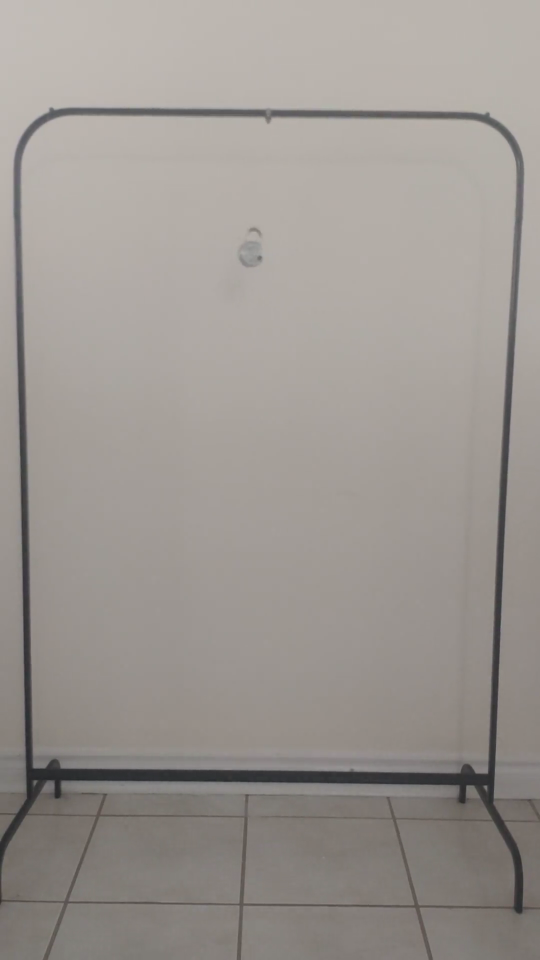
#> input picture frame 182 of phy180-pendulum-lab/videos/20.mp4, 1080 x 1920 px, given in place of 80.mp4, which was not available (shown at 1/2 size)
$ python track_motion.py
#> lines starting #> are read from the running program, lines starting #| are printed output that depends on the picture; after the words box and inside, x2 and y2 are one past the last pixel; in counts of white or black regions, pixels touching at a corner belong together; pictures that were not available may be replaced by others from this repository, and a replacement may not be noted
# Tracking motion from the video and generating
# the UV of the object related to the frame

import cv2
import numpy as np
import math
import os


SHAPE = [400, 600]


# Detect frame

def get_line(image, shape):
    """Get two horitontal or vertical lines
        (40, 1): horizontal
        (1, 40): vertical
        Reference: https://stackoverflow.com/questions/7227074/horizontal-line-detection-with-opencv
    """
    thresh = cv2.adaptiveThreshold(image, 255, cv2.ADAPTIVE_THRESH_GAUSSIAN_C, cv2.THRESH_BINARY_INV, 51, 9)
    kernel = cv2.getStructuringElement(cv2.MORPH_RECT, shape)
    detect = cv2.morphologyEx(thresh, cv2.MORPH_OPEN, kernel, iterations=2)
    cont = cv2.findContours(detect, cv2.RETR_EXTERNAL, cv2.CHAIN_APPROX_SIMPLE)
    cont = cont[0] if len(cont) == 2 else cont[1]
    def center(ps):
        return np.mean(ps, axis=1)[0]
    def loss(ps):
        dx = np.ptp(ps[:,0,0])
        dy = np.ptp(ps[:,0,1])
        mean = center(ps)
        lmean = np.linalg.norm(mean-[0.5*SHAPE[0],0.5*SHAPE[1]])
        return 1./dy+lmean
    if shape[0] > shape[1]:  # horizontal
        x1 = [c for c in cont if center(c)[1] < 0.4*SHAPE[1]]
        x2 = [c for c in cont if center(c)[1] > 0.6*SHAPE[1]]
        return [
            min(x1, key=lambda x: loss(x)),
            min(x2, key=lambda x: loss(x))
        ]
    else:  # vertical
        x1 = [c for c in cont if center(c)[0] < 0.4*SHAPE[0]]
        x2 = [c for c in cont if center(c)[0] > 0.6*SHAPE[0]]
        return [
            min(x1, key=lambda x: loss(x)),
            min(x2, key=lambda x: loss(x))
        ]


def linreg_ortho(contour):
    """Fit contour to a straight line with equation ax+by=c
        Returns a, b, c
        Reference: https://www.desmos.com/calculator/cs4faizltl
    """
    n = len(contour)
    x = contour[:, 0, 0]
    y = contour[:, 0, 1]
    m = n * sum(x*y) - sum(x)*sum(y)
    k = (n*sum(x**2) - n*sum(y**2) + sum(y)**2 - sum(x)**2) / m
    a = k - np.sign(m) * math.hypot(k, 2)
    b = 2
    c = (a*sum(x)+b*sum(y))/n
    m = 1.0 / math.hypot(a, b)
    return m*a, m*b, m*c


def line_intersect(a1, b1, c1, a2, b2, c2):
    """solve the linear system
        a1 x + b1 y = c1
        a2 x + b2 y = c2
    """
    m = np.array([[a1, b1], [a2, b2]], dtype=np.float64)
    b = np.array([c1, c2], dtype=np.float64)
    return np.linalg.inv(m).dot(b)


def get_frame(image):
    """Get the coordinates of vertices of the quadrilateral frame
        Returns a list of 4 points clockwise starting from the top left
    """
    hor = get_line(image, (40, 1))
    ver = get_line(image, (1, 40))
    #cv2.polylines(image, hor+ver, True, (0, 0, 0), 2)
    #cv2.imshow('Frame',image);cv2.waitKey(0)
    pnts = []
    for ch in hor:
        for cv in ver:
            p = line_intersect(*linreg_ortho(ch), *linreg_ortho(cv))
            pnts.append(p)
    pnts.sort(key=lambda p: math.atan2(p[1]-0.5*SHAPE[1], p[0]-0.5*SHAPE[0]))
    return np.array(pnts, dtype=np.float64)


def clip_frame(image, pnts_frame):
    """Clip the image based on the frame
        Reference: https://answers.opencv.org/question/231798/how-to-do-a-perspective-transformation-of-an-image-which-is-missing-corners-using-opencv-java/
    """
    pnts_dist = np.array([
        [0, 0],
        [SHAPE[0], 0],
        [SHAPE[0], SHAPE[1]],
        [0, SHAPE[1]]
    ])
    h, status = cv2.findHomography(pnts_frame, pnts_dist)
    image = cv2.warpPerspective(image, h, SHAPE)
    return image


# Detect object

def get_object_pos(image):
    thresh = cv2.adaptiveThreshold(image, 255, cv2.ADAPTIVE_THRESH_GAUSSIAN_C, cv2.THRESH_BINARY_INV, 51, 9)
    cont = cv2.findContours(thresh, cv2.RETR_EXTERNAL, cv2.CHAIN_APPROX_SIMPLE)
    cont = cont[0] if len(cont) == 2 else cont[1]
    def loss(ps):
        dx = np.ptp(ps[:,0,0])
        dy = np.ptp(ps[:,0,1])
        area = cv2.contourArea(ps)
        square = abs(dx-dy) / (math.sqrt(dx*dy)+1)
        size = abs(math.sqrt(area)-SHAPE[0]*0.04)
        return square + size
    cont = sorted(list(cont), key=lambda x: loss(x))[0]
    return np.mean(cont, axis=0)[0]


def get_obj_pos_main(frame):
    image = cv2.cvtColor(frame, cv2.COLOR_BGR2GRAY)
    pnts = get_frame(image)
    clipped = clip_frame(image, pnts)
    objpos = get_object_pos(clipped)
    return objpos/SHAPE


# Video

def track_video(filename):
#> called with filename = 'videos/80.mp4'
    cap = cv2.VideoCapture(filename)

    points = []

    fps = cap.get(cv2.CAP_PROP_FPS)
    dt = 1.0 / fps  # 1/120
    skip = max(fps//30, 1)

    framei = 0
    while cap.isOpened():
        flag, frame = cap.read()
#> frame is the input picture: shape (1920, 1080, 3); mean B, G, R 145.6, 150.5, 156.1
        if not flag:
            break
        framei += 1
        if (framei-1) % skip != 0:
            continue
        if (framei//skip) % 100 == 0:
            print(framei//skip)
        t = framei * dt

        try:
            frame = cv2.resize(frame, SHAPE)
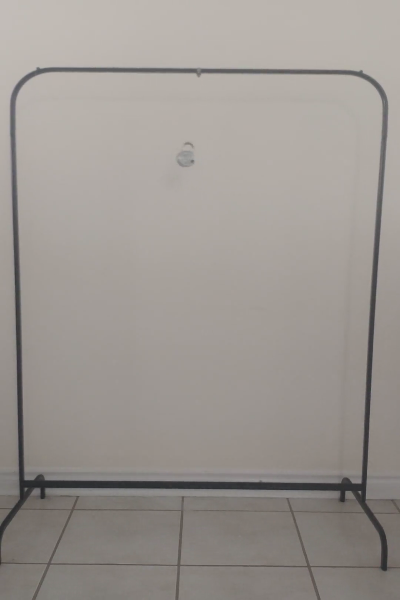
#> frame: shape (600, 400, 3); mean B, G, R 145.6, 150.5, 156.1
            pos = get_obj_pos_main(frame)
#> in get_line, `thresh = cv2.adaptiveThreshold(image, 255, cv2.ADAPTIVE_THRESH_GAUSSIA..`:
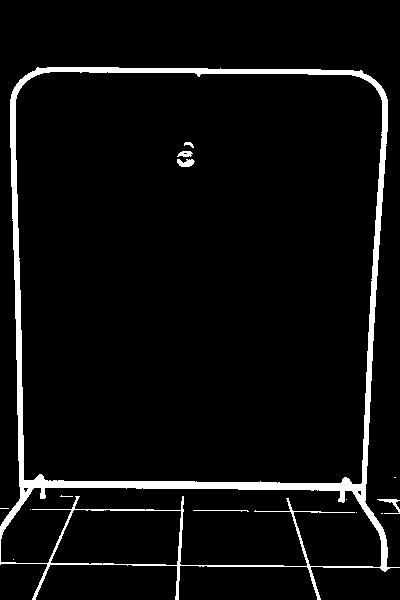
#> thresh: shape (600, 400); 5.2% white; 14 white regions (8 under 20 px), largest, box (x1, y1, x2, y2) and area: (0, 67, 400, 600) 12085, (377, 499, 400, 514) 104, (177, 159, 195, 167) 101, (177, 151, 193, 157) 68, (193, 510, 249, 512) 58, (184, 142, 194, 148) 32
#> in get_line, `detect = cv2.morphologyEx(thresh, cv2.MORPH_OPEN, kernel, iterations=2)`:
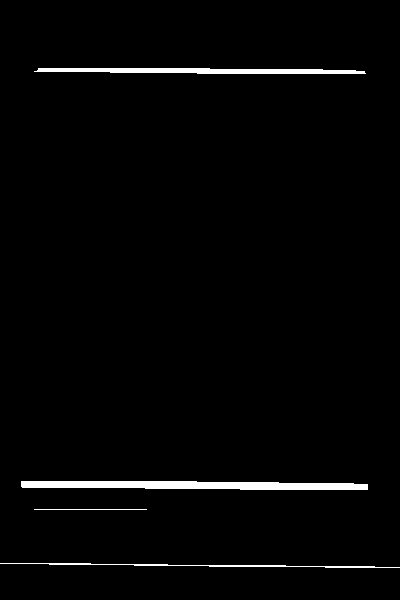
#> detect: shape (600, 400); 2% white; 4 white regions
#> in get_line, `cont = cv2.findContours(detect, cv2.RETR_EXTERNAL, cv2.CHAIN_APPROX_SI..`: cont = 4 contours, 1 with area under 20; largest, box (x1, y1, x2, y2) and area: (21, 481, 368, 490) 2153, (34, 68, 366, 74) 1198, (0, 563, 400, 568) 203
#> in get_line, `x1 = [c for c in cont if center(c)[1] < 0.4*SHAPE[1]]`: x1 = 1 contour; box (x1, y1, x2, y2) and area: (34, 68, 366, 74) 1198
#> in get_line, `x2 = [c for c in cont if center(c)[1] > 0.6*SHAPE[1]]`: x2 = 3 contours, 1 with area under 20; largest, box (x1, y1, x2, y2) and area: (21, 481, 368, 490) 2153, (0, 563, 400, 568) 203
#> in get_frame, `hor = get_line(image, (40, 1))`: hor = 2 contours; box (x1, y1, x2, y2) and area: (21, 481, 368, 490) 2153, (34, 68, 366, 74) 1198
#> call 2 of get_line, with shape = (1, 40)
#> in get_line (call 2), `detect = cv2.morphologyEx(thresh, cv2.MORPH_OPEN, kernel, iterations=2)`:
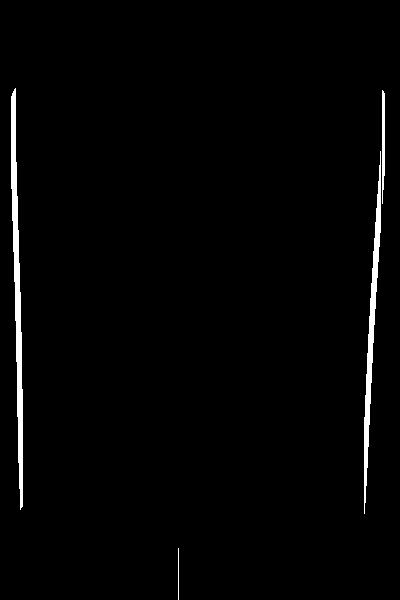
#> detect: shape (600, 400); 1.7% white; 4 white regions
#> in get_line (call 2), `cont = cv2.findContours(detect, cv2.RETR_EXTERNAL, cv2.CHAIN_APPROX_SI..`: cont = 4 contours, 1 with area under 20; largest, box (x1, y1, x2, y2) and area: (11, 88, 23, 510) 1778, (364, 151, 381, 514) 1271, (382, 90, 385, 204) 182
#> in get_line (call 2), `x1 = [c for c in cont if center(c)[0] < 0.4*SHAPE[0]]`: x1 = 1 contour; box (x1, y1, x2, y2) and area: (11, 88, 23, 510) 1778
#> in get_line (call 2), `x2 = [c for c in cont if center(c)[0] > 0.6*SHAPE[0]]`: x2 = 2 contours; box (x1, y1, x2, y2) and area: (364, 151, 381, 514) 1271, (382, 90, 385, 204) 182
#> in get_frame, `ver = get_line(image, (1, 40))`: ver = 2 contours; box (x1, y1, x2, y2) and area: (11, 88, 23, 510) 1778, (364, 151, 381, 514) 1271
#> the loop in get_frame, `for ch in hor:` made 2 passes
#> after the loop in get_frame, `for ch in hor:`: pnts = [[12.63, 70.07], [383.4, 71.03], [20.09, 485.1], [364.5, 484.8]]
#> in get_obj_pos_main, `pnts = get_frame(image)`: pnts = [[12.63, 70.07], [383.4, 71.03], [364.5, 484.8], [20.09, 485.1]]
#> in clip_frame, `h, status = cv2.findHomography(pnts_frame, pnts_dist)`: h = [[1.06, -0.0191, -12.09], [-0.00345, 1.33, -92.93], [-7.18e-06, -0.000169, 1]]; status = [1, 1, 1, 1]
#> in clip_frame, `image = cv2.warpPerspective(image, h, SHAPE)`:
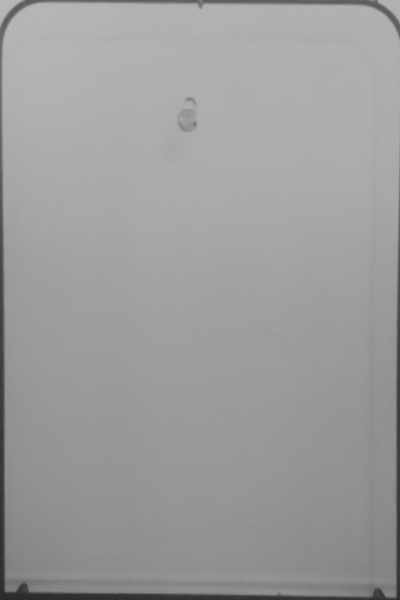
#> image: shape (600, 400); min 41, max 184, mean 156.8
#> in get_object_pos, `thresh = cv2.adaptiveThreshold(image, 255, cv2.ADAPTIVE_THRESH_GAUSSIA..`:
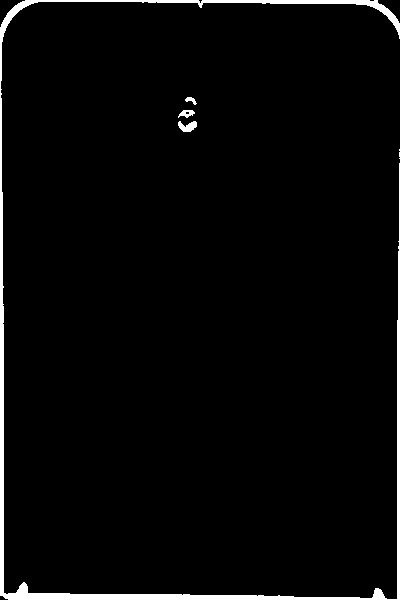
#> thresh: shape (600, 400); 2.9% white; 7 white regions (3 under 20 px)
#> in get_object_pos, `cont = cv2.findContours(thresh, cv2.RETR_EXTERNAL, cv2.CHAIN_APPROX_SI..`: cont = 7 contours, 3 with area under 20; largest, box (x1, y1, x2, y2) and area: (0, 0, 400, 600) 4786, (178, 121, 197, 132) 112, (178, 110, 195, 118) 68, (185, 97, 197, 105) 34
#> in get_object_pos, `cont = sorted(list(cont), key=lambda x: loss(x))[0]`: cont = contour of 26 points, box (x1, y1, x2, y2) (178, 121, 197, 132), area 112
#> in get_obj_pos_main, `objpos = get_object_pos(clipped)`: objpos = [187.7, 125]
#> pos = [0.469, 0.208]
            points.append((t, pos[0], pos[1]))
        except:
            pass
        #print('('+','.join(["{:.3f}".format(x) for x in pos]),end='),')

        if False:  # debug
            image = cv2.cvtColor(frame, cv2.COLOR_BGR2GRAY)
            pnts = get_frame(image)
            clipped = clip_frame(image, pnts)
            objpos = get_object_pos(clipped)
            cv2.circle(clipped, objpos.astype(np.int32), SHAPE[0]//25, (0, 0, 0), 2)
            cv2.imshow('Frame',clipped)
            cv2.waitKey(0)
            #break

        #if framei//skip > 100: break

    cap.release()
    return points


lengths = [80, 70, 60, 50, 40, 30, 20]
for l in lengths:
    print(l)
    data = track_video(f'videos/{l}.mp4')
    with open(f'csv/uvt-{l}.csv', 'w') as fp:
        for p in data:
            print(','.join(map(str, p)), file=fp)

$ run again, starting later in the video
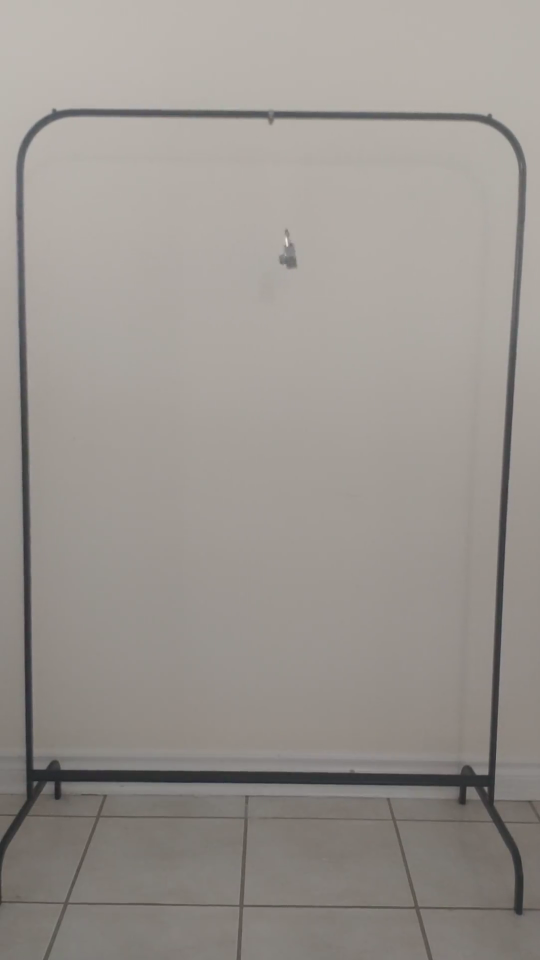
#> input picture frame 820 of phy180-pendulum-lab/videos/20.mp4, 1080 x 1920 px, given in place of 80.mp4, which was not available (shown at 1/2 size)
#> in track_video, frame is the input picture: shape (1920, 1080, 3); mean B, G, R 143.4, 148.6, 154
#> frame: shape (600, 400, 3)
#> detect: shape (600, 400); 2% white; 4 white regions
#> in get_line, `cont = cv2.findContours(detect, cv2.RETR_EXTERNAL, cv2.CHAIN_APPROX_SI..`: cont = 4 contours, 1 with area under 20; largest, box (x1, y1, x2, y2) and area: (21, 481, 369, 491) 2220, (36, 68, 368, 75) 1292, (9, 564, 400, 569) 196
#> in get_line, `x1 = [c for c in cont if center(c)[1] < 0.4*SHAPE[1]]`: x1 = 1 contour; box (x1, y1, x2, y2) and area: (36, 68, 368, 75) 1292
#> in get_line, `x2 = [c for c in cont if center(c)[1] > 0.6*SHAPE[1]]`: x2 = 3 contours, 1 with area under 20; largest, box (x1, y1, x2, y2) and area: (21, 481, 369, 491) 2220, (9, 564, 400, 569) 196
#> hor = 2 contours; box (x1, y1, x2, y2) and area: (21, 481, 369, 491) 2220, (36, 68, 368, 75) 1292
#> in get_line (call 2), `detect = cv2.morphologyEx(thresh, cv2.MORPH_OPEN, kernel, iterations=2)`:
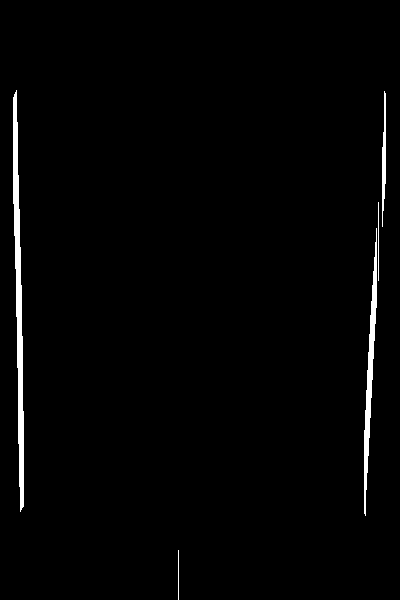
#> detect: shape (600, 400); 1.6% white; 5 white regions
#> in get_line (call 2), `cont = cv2.findContours(detect, cv2.RETR_EXTERNAL, cv2.CHAIN_APPROX_SI..`: cont = 5 contours, 2 with area under 20; largest, box (x1, y1, x2, y2) and area: (13, 90, 24, 512) 1782, (364, 228, 377, 516) 942, (382, 91, 386, 227) 222
#> in get_line (call 2), `x1 = [c for c in cont if center(c)[0] < 0.4*SHAPE[0]]`: x1 = 1 contour; box (x1, y1, x2, y2) and area: (13, 90, 24, 512) 1782
#> in get_line (call 2), `x2 = [c for c in cont if center(c)[0] > 0.6*SHAPE[0]]`: x2 = 3 contours, 1 with area under 20; largest, box (x1, y1, x2, y2) and area: (364, 228, 377, 516) 942, (382, 91, 386, 227) 222
#> ver = 2 contours; box (x1, y1, x2, y2) and area: (13, 90, 24, 512) 1782, (364, 228, 377, 516) 942
#> the loop in get_frame, `for ch in hor:` made 2 passes
#> after the loop in get_frame, `for ch in hor:`: pnts = [[14.75, 70.14], [381.7, 72.02], [20.63, 484.8], [365.4, 486.3]]
#> in get_obj_pos_main, `pnts = get_frame(image)`: pnts = [[14.75, 70.14], [381.7, 72.02], [365.4, 486.3], [20.63, 484.8]]
#> h = [[1.08, -0.0153, -14.83], [-0.0069, 1.35, -94.25], [-1.62e-06, -0.000145, 1]]; status = [1, 1, 1, 1]
#> in get_object_pos, `thresh = cv2.adaptiveThreshold(image, 255, cv2.ADAPTIVE_THRESH_GAUSSIA..`:
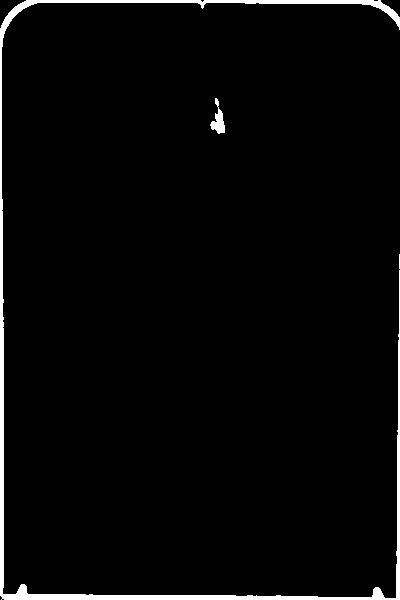
#> thresh: shape (600, 400); 2.7% white; 3 white regions (1 under 20 px)
#> in get_object_pos, `cont = cv2.findContours(thresh, cv2.RETR_EXTERNAL, cv2.CHAIN_APPROX_SI..`: cont = 3 contours, 1 with area under 20; largest, box (x1, y1, x2, y2) and area: (0, 0, 400, 600) 4610, (210, 98, 225, 134) 202
#> in get_object_pos, `cont = sorted(list(cont), key=lambda x: loss(x))[0]`: cont = contour of 47 points, box (x1, y1, x2, y2) (210, 98, 225, 134), area 202
#> objpos = [216.6, 117.3]
#> pos = [0.542, 0.196]

$ run again, starting later in the video
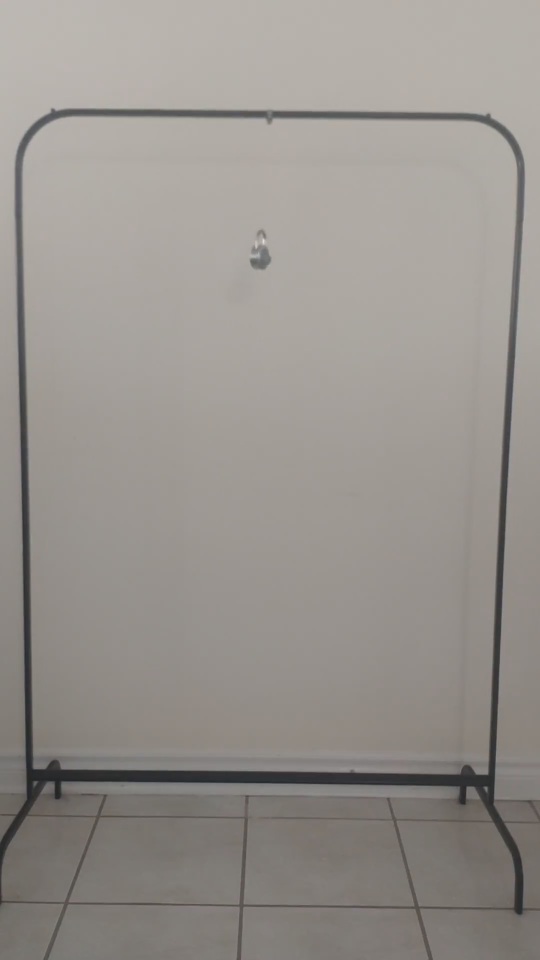
#> input picture frame 1459 of phy180-pendulum-lab/videos/20.mp4, 1080 x 1920 px, given in place of 80.mp4, which was not available (shown at 1/2 size)
#> in track_video, frame is the input picture: shape (1920, 1080, 3); mean B, G, R 141.7, 146.7, 152
#> frame: shape (600, 400, 3)
#> detect: shape (600, 400); 2.1% white; 5 white regions
#> in get_line, `cont = cv2.findContours(detect, cv2.RETR_EXTERNAL, cv2.CHAIN_APPROX_SI..`: cont = 5 contours, 2 with area under 20; largest, box (x1, y1, x2, y2) and area: (21, 481, 369, 491) 2232, (34, 68, 368, 75) 1326, (15, 564, 400, 569) 226
#> in get_line, `x1 = [c for c in cont if center(c)[1] < 0.4*SHAPE[1]]`: x1 = 1 contour; box (x1, y1, x2, y2) and area: (34, 68, 368, 75) 1326
#> in get_line, `x2 = [c for c in cont if center(c)[1] > 0.6*SHAPE[1]]`: x2 = 4 contours, 2 with area under 20; largest, box (x1, y1, x2, y2) and area: (21, 481, 369, 491) 2232, (15, 564, 400, 569) 226
#> hor = 2 contours; box (x1, y1, x2, y2) and area: (21, 481, 369, 491) 2232, (34, 68, 368, 75) 1326
#> in get_line (call 2), `detect = cv2.morphologyEx(thresh, cv2.MORPH_OPEN, kernel, iterations=2)`:
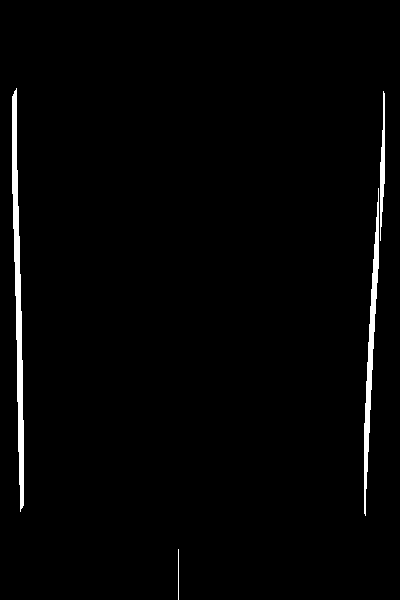
#> detect: shape (600, 400); 1.7% white; 4 white regions
#> in get_line (call 2), `cont = cv2.findContours(detect, cv2.RETR_EXTERNAL, cv2.CHAIN_APPROX_SI..`: cont = 4 contours, 1 with area under 20; largest, box (x1, y1, x2, y2) and area: (12, 88, 24, 512) 1835, (364, 188, 379, 516) 1119, (380, 91, 385, 241) 288
#> in get_line (call 2), `x1 = [c for c in cont if center(c)[0] < 0.4*SHAPE[0]]`: x1 = 1 contour; box (x1, y1, x2, y2) and area: (12, 88, 24, 512) 1835
#> in get_line (call 2), `x2 = [c for c in cont if center(c)[0] > 0.6*SHAPE[0]]`: x2 = 2 contours; box (x1, y1, x2, y2) and area: (364, 188, 379, 516) 1119, (380, 91, 385, 241) 288
#> ver = 2 contours; box (x1, y1, x2, y2) and area: (12, 88, 24, 512) 1835, (364, 188, 379, 516) 1119
#> the loop in get_frame, `for ch in hor:` made 2 passes
#> after the loop in get_frame, `for ch in hor:`: pnts = [[13.54, 70.11], [382.5, 72.15], [20.74, 484.1], [365, 486.5]]
#> in get_obj_pos_main, `pnts = get_frame(image)`: pnts = [[13.54, 70.11], [382.5, 72.15], [365, 486.5], [20.74, 484.1]]
#> h = [[1.07, -0.0187, -13.23], [-0.0074, 1.34, -93.69], [4.24e-06, -0.00016, 1]]; status = [1, 1, 1, 1]
#> in get_object_pos, `thresh = cv2.adaptiveThreshold(image, 255, cv2.ADAPTIVE_THRESH_GAUSSIA..`:
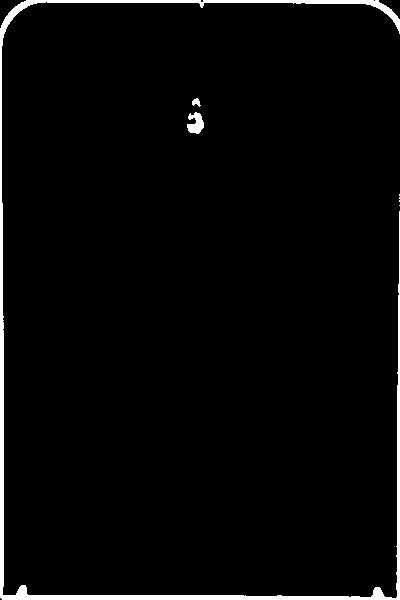
#> thresh: shape (600, 400); 2.8% white; 7 white regions (4 under 20 px)
#> in get_object_pos, `cont = cv2.findContours(thresh, cv2.RETR_EXTERNAL, cv2.CHAIN_APPROX_SI..`: cont = 7 contours, 4 with area under 20; largest, box (x1, y1, x2, y2) and area: (0, 0, 400, 600) 4595, (187, 112, 204, 134) 208, (192, 98, 201, 107) 36
#> in get_object_pos, `cont = sorted(list(cont), key=lambda x: loss(x))[0]`: cont = contour of 43 points, box (x1, y1, x2, y2) (187, 112, 204, 134), area 208
#> objpos = [194.4, 120]
#> pos = [0.486, 0.2]
